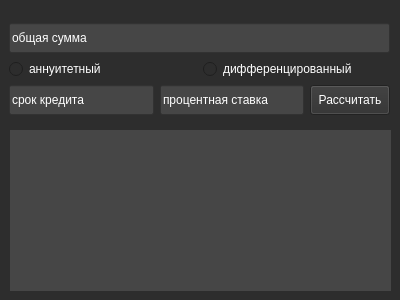
<?xml version="1.0" encoding="UTF-8"?>
<ui version="4.0">
 <class>Credit_calc</class>
 <widget class="QWidget" name="Credit_calc">
  <property name="windowModality">
   <enum>Qt::NonModal</enum>
  </property>
  <property name="geometry">
   <rect>
    <x>0</x>
    <y>0</y>
    <width>400</width>
    <height>300</height>
   </rect>
  </property>
  <property name="sizePolicy">
   <sizepolicy hsizetype="Expanding" vsizetype="Expanding">
    <horstretch>0</horstretch>
    <verstretch>0</verstretch>
   </sizepolicy>
  </property>
  <property name="minimumSize">
   <size>
    <width>400</width>
    <height>300</height>
   </size>
  </property>
  <property name="maximumSize">
   <size>
    <width>400</width>
    <height>300</height>
   </size>
  </property>
  <property name="windowTitle">
   <string>Credit calculator</string>
  </property>
  <property name="styleSheet">
   <string notr="true">background-color: rgb(45, 45, 45);
color: rgb(255, 255, 255);</string>
  </property>
  <widget class="QWidget" name="gridLayoutWidget">
   <property name="geometry">
    <rect>
     <x>9</x>
     <y>9</y>
     <width>381</width>
     <height>121</height>
    </rect>
   </property>
   <layout class="QGridLayout" name="gridLayout">
    <item row="0" column="0">
     <layout class="QVBoxLayout" name="verticalLayout">
      <item>
       <widget class="QLineEdit" name="credit_val">
        <property name="minimumSize">
         <size>
          <width>0</width>
          <height>30</height>
         </size>
        </property>
        <property name="maximumSize">
         <size>
          <width>16777215</width>
          <height>30</height>
         </size>
        </property>
        <property name="styleSheet">
         <string notr="true">background-color: rgb(70, 70, 70);</string>
        </property>
        <property name="text">
         <string>общая сумма</string>
        </property>
       </widget>
      </item>
      <item>
       <layout class="QHBoxLayout" name="horizontalLayout_2">
        <item>
         <widget class="QRadioButton" name="radio_an">
          <property name="styleSheet">
           <string notr="true">
color: rgb(255, 255, 255);</string>
          </property>
          <property name="text">
           <string>аннуитетный</string>
          </property>
         </widget>
        </item>
        <item>
         <widget class="QRadioButton" name="radio_dif">
          <property name="styleSheet">
           <string notr="true">
color: rgb(255, 255, 255);</string>
          </property>
          <property name="text">
           <string>дифференцированный</string>
          </property>
         </widget>
        </item>
       </layout>
      </item>
      <item>
       <layout class="QHBoxLayout" name="horizontalLayout">
        <item>
         <widget class="QLineEdit" name="credit_count">
          <property name="minimumSize">
           <size>
            <width>0</width>
            <height>30</height>
           </size>
          </property>
          <property name="maximumSize">
           <size>
            <width>16777215</width>
            <height>30</height>
           </size>
          </property>
          <property name="styleSheet">
           <string notr="true">background-color: rgb(70, 70, 70);
color: rgb(255, 255, 255);</string>
          </property>
          <property name="text">
           <string>срок кредита </string>
          </property>
         </widget>
        </item>
        <item>
         <widget class="QLineEdit" name="credit_procent">
          <property name="minimumSize">
           <size>
            <width>0</width>
            <height>30</height>
           </size>
          </property>
          <property name="maximumSize">
           <size>
            <width>16777215</width>
            <height>30</height>
           </size>
          </property>
          <property name="styleSheet">
           <string notr="true">background-color: rgb(70, 70, 70);
color: rgb(255, 255, 255);</string>
          </property>
          <property name="text">
           <string>процентная ставка</string>
          </property>
         </widget>
        </item>
        <item>
         <widget class="QPushButton" name="push_button">
          <property name="sizePolicy">
           <sizepolicy hsizetype="Minimum" vsizetype="Fixed">
            <horstretch>0</horstretch>
            <verstretch>30</verstretch>
           </sizepolicy>
          </property>
          <property name="minimumSize">
           <size>
            <width>0</width>
            <height>30</height>
           </size>
          </property>
          <property name="styleSheet">
           <string notr="true">background-color: rgb(47, 47, 47);
color: rgb(255, 255, 255);</string>
          </property>
          <property name="text">
           <string>Рассчитать</string>
          </property>
         </widget>
        </item>
       </layout>
      </item>
     </layout>
    </item>
   </layout>
  </widget>
  <widget class="QWidget" name="verticalLayoutWidget_2">
   <property name="geometry">
    <rect>
     <x>10</x>
     <y>130</y>
     <width>381</width>
     <height>161</height>
    </rect>
   </property>
   <layout class="QVBoxLayout" name="verticalLayout_2">
    <item>
     <widget class="QLabel" name="label">
      <property name="styleSheet">
       <string notr="true">background-color: rgb(70, 70, 70);
color: rgb(255, 255, 255);</string>
      </property>
      <property name="frameShadow">
       <enum>QFrame::Plain</enum>
      </property>
      <property name="lineWidth">
       <number>1</number>
      </property>
      <property name="midLineWidth">
       <number>0</number>
      </property>
      <property name="text">
       <string/>
      </property>
      <property name="textFormat">
       <enum>Qt::AutoText</enum>
      </property>
      <property name="alignment">
       <set>Qt::AlignLeading|Qt::AlignLeft|Qt::AlignTop</set>
      </property>
     </widget>
    </item>
   </layout>
  </widget>
 </widget>
 <resources/>
 <connections/>
</ui>
